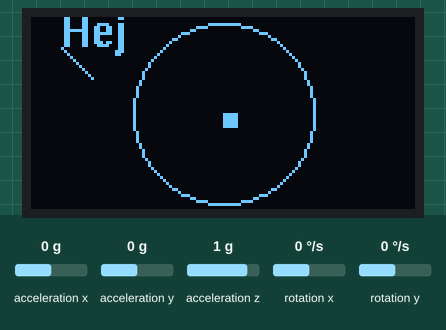
Recording of a sketch running on a simulated Arduino Uno, built with avr-gcc and run on an emulated ATmega328P. Parts: 128×64 one-colour display. Wiring (inferred from the names in the program): MPU-6050 motion sensor at I2C address 0x68. The test bench sets the inputs (shaded band); at power-on: acceleration x 0 g, acceleration y 0 g, acceleration z 1 g, rotation x 0 °/s, rotation y 0 °/s. What the sketch prints to the serial monitor is not drawn.

Above: at 1.2 s.
1.3 s: acceleration x set to 0.8 g
At 1.9 s:
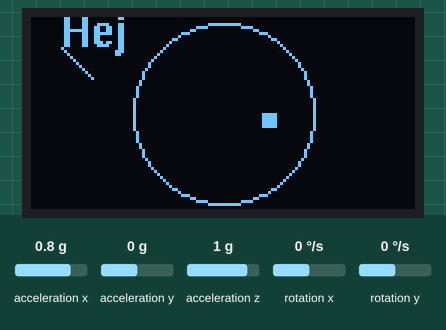
3.0 s: acceleration y set to 0.8 g
At 4.4 s:
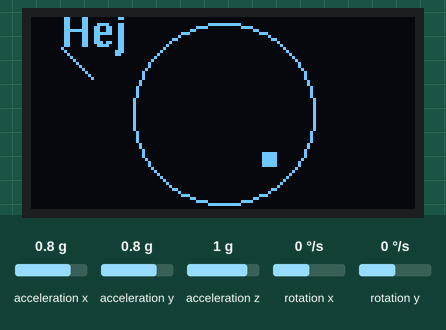
4.7 s: acceleration z set to 0 g
At 5.5 s:
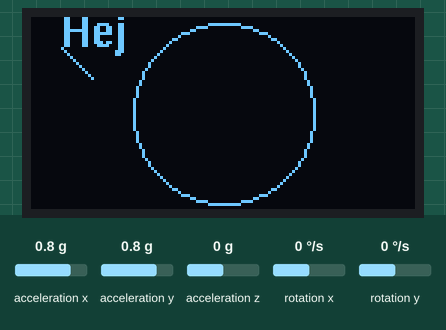
6.7 s: acceleration z set to -1.4 g
At 8.1 s:
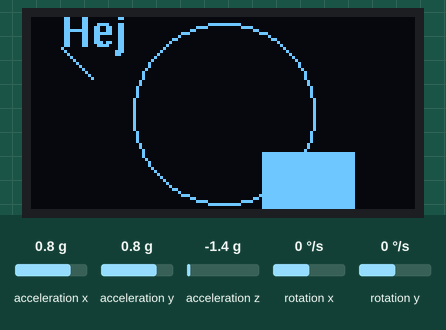
8.6 s: acceleration x set to -1.4 g
At 10.2 s:
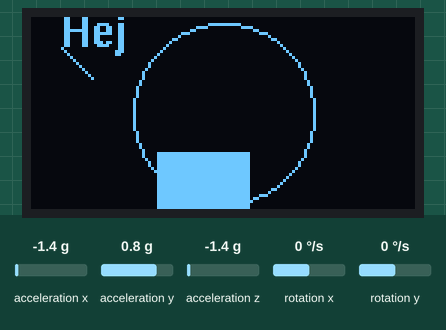
Timing chart, 0 to 11.4 s (numbered marks = the images above; inputs shaded):
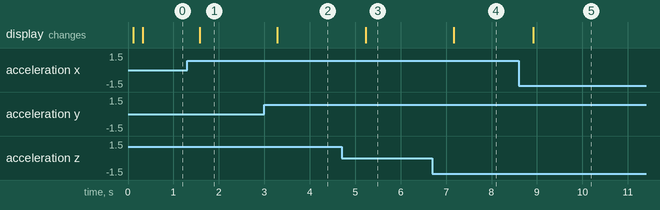

Measured:
- after the input at 1.3 s, the display: changes after 0.28 s (image 1)
- after the input at 3.0 s, the display: changes after 0.29 s (image 2)
- after the input at 4.7 s, the display: changes after 0.54 s (image 3)
- after the input at 6.7 s, the display: changes after 0.47 s (image 4)
- after the input at 8.6 s, the display: changes after 0.32 s (image 5)

The sketch:

Mini-Projekt.ino
```cpp
//Accelerometer
#include <MPU6050.h>
#include<Wire.h>
//OLED screen
#include "SoftwareSerial.h"
#include <time.h>
#include <U8glib.h>
SoftwareSerial mySerial(10, 11);
U8GLIB_SSD1306_128X64 oled(U8G_I2C_OPT_NONE);

const int MPU=0x68;
int16_t AcX,AcY,AcZ,Tmp,GyX,GyY,GyZ,OriginX,OriginY,OriginZ;
int8_t SizeZ = 10;

void setup() {
  Wire.begin();
  Wire.beginTransmission(MPU);
  Wire.write(0x6B);
  Wire.write(0);
  Wire.endTransmission(true);
  Serial.begin(9600);
  oled.setFont(u8g_font_helvB10);

  //Begin accelerometer transmission
  Wire.beginTransmission(MPU);
  Wire.write(0x3B);
  Wire.endTransmission(false);
  Wire.requestFrom(MPU,12,true);

  //Set initial position
  OriginX = Wire.read()<<8|Wire.read();
  OriginY = Wire.read()<<8|Wire.read();
  OriginZ = Wire.read()<<8|Wire.read();
}

void loop() {
  Wire.beginTransmission(MPU);
  Wire.write(0x3B);
  Wire.endTransmission(false);
  Wire.requestFrom(MPU,12,true);

  AcX=Wire.read()<<8|Wire.read();
  AcY=Wire.read()<<8|Wire.read();
  AcZ=Wire.read()<<8|Wire.read();
  GyX=Wire.read()<<8|Wire.read();
  GyY=Wire.read()<<8|Wire.read();
  GyZ=Wire.read()<<8|Wire.read();

  Serial.print("Accelerometer: ");
  Serial.print("X = "); Serial.print(AcX);
  Serial.print(" | Y = "); Serial.print(AcY);
  Serial.print(" | Z = "); Serial.println(AcZ);

  Serial.print("Gyroscope: ");
  Serial.print("X = "); Serial.print(GyX);
  Serial.print(" | Y = "); Serial.print(GyY);
  Serial.print(" | Z = "); Serial.println(GyZ);
  Serial.println(" ");

  //Draw
  oled.firstPage();
  do {
    draw();
  } while(oled.nextPage());

  //Calculate box representation size
  if ((AcZ-OriginZ)/1000 + 5 > 5 && (AcZ-OriginZ)/1000 + 5 < 15);
    SizeZ = (AcZ-OriginZ)/1000 + 5;

  delay(100);

}

void draw() {
  oled.drawStr(10,10,"Hej");
  oled.drawLine(10,10,20,20);
  oled.drawBox((AcX-OriginX)/1000+64,(AcY-OriginY)/1000+32,SizeZ,SizeZ);
  oled.drawCircle(64,32,30);
}
```

projeckt.c
```cpp
// 1: Koda spelet så det är funktionellt med knapparna.

// 2: Koda så spelet är funktionellt med acc och gyro.


//Spelarens storlek är 8x8
//Spelplanen 24 rader och 14 kolumner.


//Spelet kör i en virutuell spelplan
//Vi uppdaterar spelplanen hela tiden


//Function: Spelet
    //Function. Game interface tryck knapp för att starta.
        //Function: Får in data med info om rörelse som uppdaterar "spelarens pos" temporära position.
            //Function: som kollar om vi befinner oss innanför boxen i den virutella spelpalnen.
            //Function: IF utanför, börja blinka. Else, pass.
            //Function: Make temporära position, till current positon och uppdaterar spelplanen.
            //Function: som uppdaterar OLED

/*
Meny (när man inte är i ett spel)

Vill du starta spelet. Tryck på kanpp 1.
Vill du starta om spelet. Tryck på knapp 1.

*/

void menu (){

}

/*
Spelet.


Functionen kommer ligga i menu.
Håll dig innanför ramen och du får poäng.
Är du utanför mer än 3 sekunder förlorar du.
Alla spel essentiella funktioner kommer ligg i denna


*/

void game (){

}

/*
Uppdatera spelplanen.

Hämtar data vart spelaren vill röra sig.
Subrutin som kollar om det är en krock, om inte.
Sätter positionen till 000.
Sätter tidigare position till 255.
Uppdaterar displayens input.
*/

void update (){

}


/*
Subrutin, krockhaterare.

Om den nya positionen inte 255 betyder det att vi har hamnat på en krock.
Här börjar den blinka som fan.
Fastnar i subrutinen till den lyckas ta sig till ett "leagal" position.
*/

void dangerZone (){

}
```
